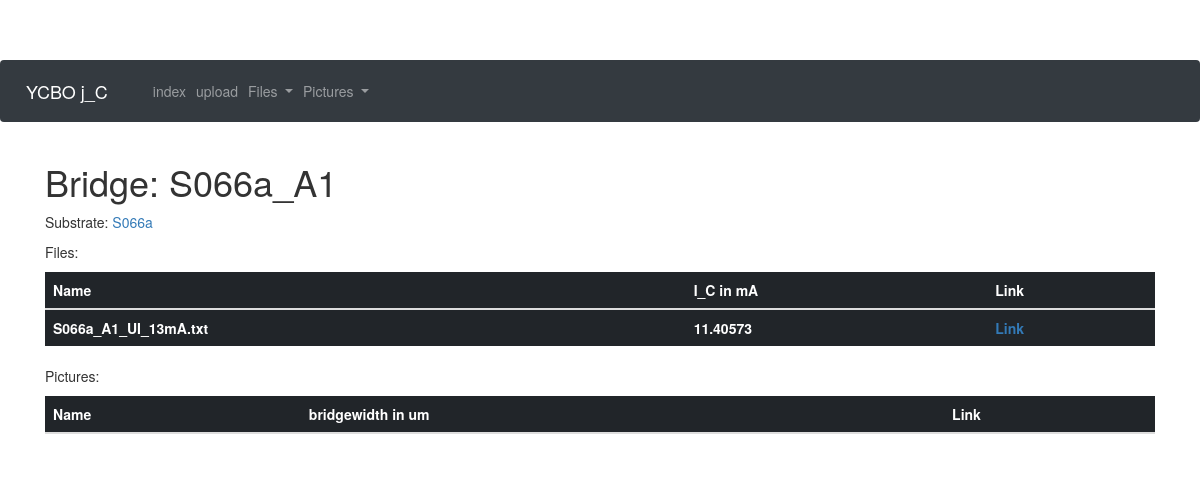
/bridge/S066a_A1, run on an earlier commit of the app's database.
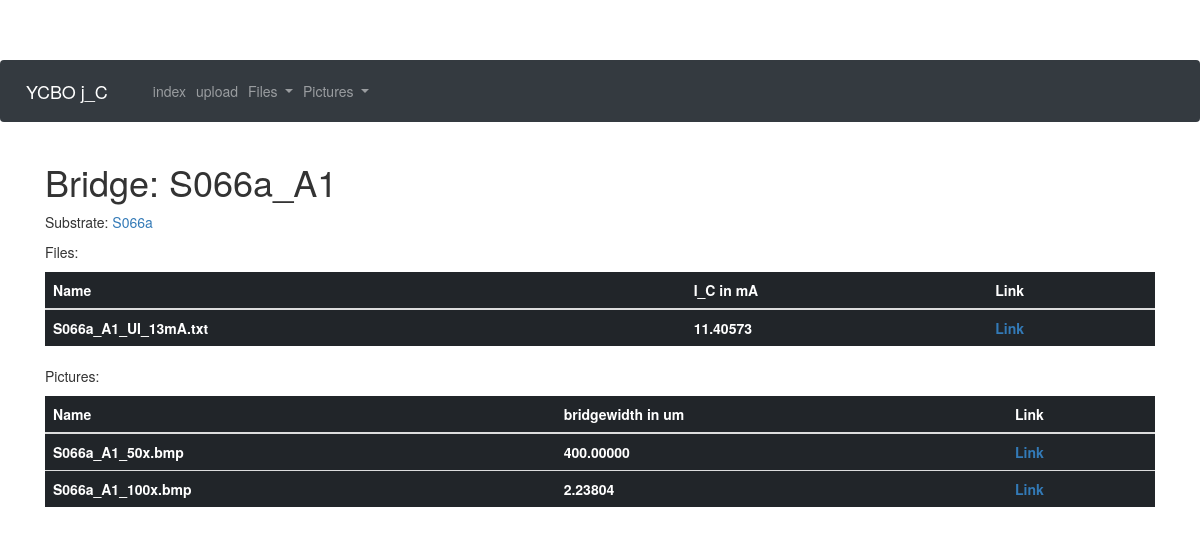
And on a later commit of the database.
### app/models.py (models this page shows, shortened)
class Bridge(db.Model):
    id = db.Column(db.Integer, primary_key = True)
    substrate_id = db.Column(db.Integer, db.ForeignKey("substrate.id"))
    bridgename = db.Column(db.String(32))
    j_C = db.Column(db.Float)
    res = db.Column(db.Float)
    bridgewitdh = db.Column(db.Float)
    documents = db.relationship("Document", backref = "bridge", lazy = "dynamic")
    pictures = db.relationship("Picture", backref = "bridge", lazy = "dynamic")

class Substrate(db.Model):
    id = db.Column(db.Integer, primary_key = True)
    substratename = db.Column(db.String(32))
    Au_layer = db.Column(db.Integer)
    YBCO_layer = db.Column(db.Integer)
    bridges = db.relationship("Bridge", backref = "substrate", lazy="dynamic")

class Document(db.Model):
    id = db.Column(db.Integer, primary_key = True)
    bridge_id = db.Column(db.Integer, db.ForeignKey("bridge.id"))
    filename = db.Column(db.String(64))
    remove_offset = db.Column(db.Boolean,default=False)
    remove_ohm = db.Column(db.Boolean,default=False)
    amplification = db.Column(db.Integer, default = 1000)
    j_C = db.Column(db.Float)
    res = db.Column(db.Float)
    res_border = db.Column(db.Float)

class Picture(db.Model):
    id = db.Column(db.Integer, primary_key=True)
    bridge_id = db.Column(db.Integer, db.ForeignKey("bridge.id"))
    filename = db.Column(db.String(64))
    amplification = db.Column(db.Integer)
    pixelwidth = db.Column(db.Integer)
    brushsize = db.Column(db.Integer)
    threshold = db.Column(db.Integer)

### app/routes.py (the view)
@app.route("/bridge/<bridgename>")
def bridge(bridgename):
    bridge = Bridge.query.filter_by(bridgename=bridgename).first_or_404()
    return render_template("bridge.html",bridge=bridge)

### app/templates/bridge.html
{% extends "base.html" %}
{% block content %}
<h1>Bridge: {{bridge.bridgename}}</h1>
<p>Substrate: <a href="{{url_for('substrate',substratename=bridge.substrate.substratename)}}">{{bridge.substrate.substratename}}</a></p>
<p>Files:<p>
<table class="table table-dark">
  <thead>
    <tr>
      <th scope="col">Name</th>
      <th scope="col">I_C in mA</th>
      <th scope="col">Link</th>
    </tr>
  </thead>
  <tbody>
    {% for file in bridge.documents.all() %}
    <tr>
      <th scope="row">{{ file.filename }}</th>
      <th>{% if file.j_C %}{{ "%.5f"%file.j_C }}{% else %}Unknown{% endif %}</th>
      <th><a href="{{url_for('file', filename = file.filename) }}">Link</a></th>
    </tr>
    {% endfor %}
  </tbody>
</table>
<p>Pictures:<p>
<table class="table table-dark">
  <thead>
    <tr>
      <th scope="col">Name</th>
      <th scope="col">bridgewidth in um</th>
      <th scope="col">Link</th>
    </tr>
  </thead>
  <tbody>
    {% for picture in bridge.pictures.all() %}
    <tr>
      <th scope="row">{{ picture.filename }}</th>
      <th>{% if picture.pixelwidth %}
        {{"%.5f"%(picture.pixelwidth*picture.amplification)}}
      {% else %}Unknown{% endif %}</th>
      <th><a href="{{url_for('picture', filename = picture.filename) }}">Link</a></th>
    </tr>
    {% endfor %}
  </tbody>
</table>
{% endblock %}

### app/templates/base.html (shortened to what this page needs)
<!doctype html>
<html>
<head>
    <link rel="stylesheet" href="https://stackpath.bootstrapcdn.com/bootstrap/4.1.0/css/bootstrap.min.css">
</head>
<body>
  <nav class="navbar fixed-top navbar-expand-lg navbar-dark bg-dark">
    <a class="navbar-brand" href="{{ url_for('index') }}">YCBO j_C</a>
    <div class="collapse navbar-collapse" id="navbarSupportedContent">
      <ul class="navbar-nav mr-auto">
        <li class="nav-item"><a class="nav-link" href="{{ url_for('index') }}">index</a></li>
        <li class="nav-item"><a class="nav-link" href="{{ url_for('upload') }}">upload</a></li>
        <li class="nav-item dropdown">
        <a class="nav-link dropdown-toggle" href="#" id="navbarDropdownMenuLink" data-toggle="dropdown" aria-haspopup="true" aria-expanded="false">
          Files
        </a>
        </li>
        <li class="nav-item dropdown">
        <a class="nav-link dropdown-toggle" href="#" id="navbarDropdownMenuLink" data-toggle="dropdown" aria-haspopup="true" aria-expanded="false">
          Pictures
        </a>
        </li>
      </ul>
    </div>
    </nav>
    <div class="container">
        {% block content %}{% endblock %}
    </div>
    <link rel="stylesheet" type="text/css" href="//netdna.bootstrapcdn.com/bootstrap/3.1.1/css/bootstrap.min.css">
</body>
</html>

### app/templates/base.html (style rules this page uses)
body { padding-top: 60px; }
li.dropdown { display: inline-block; }
li a, .dropbtn { display: inline-block; text-align: center; text-decoration: none; }

What changed in the data, as far as the page shows it:
added Picture: filename "S066a_A1_50x.bmp", picture.pixelwidth*picture.amplification "400.00000"
added Picture: filename "S066a_A1_100x.bmp", picture.pixelwidth*picture.amplification "2.23804"
